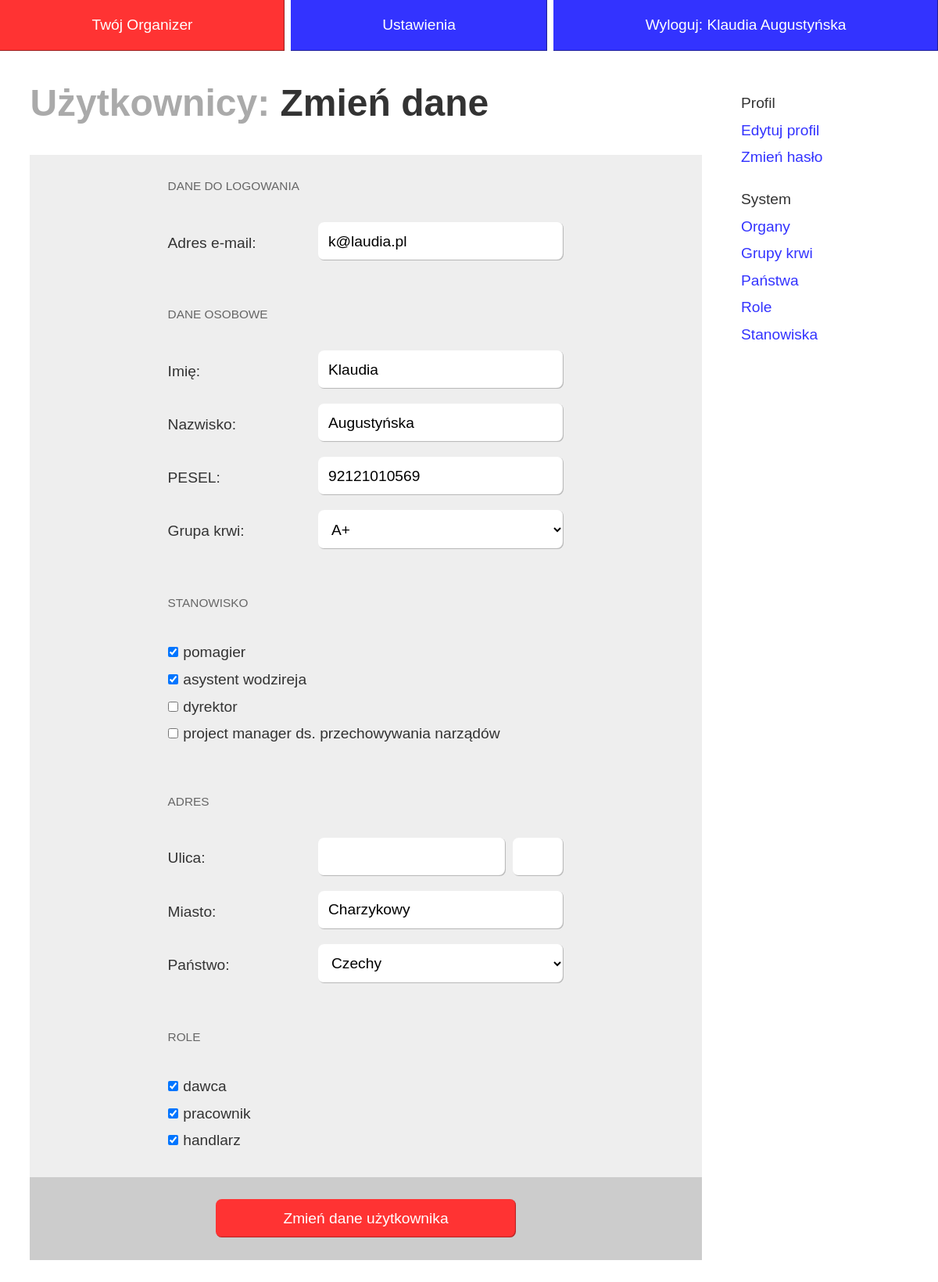
Screenshot of /index.php?id=ustawienia&set=profil (signed in) with the database file from the repository.
### tables this page shows
CREATE TABLE IF NOT EXISTS `uzytkownicy` (
  `id` int(11) NOT NULL AUTO_INCREMENT,
  `email` varchar(40) NOT NULL,
  `haslo` varchar(20) NOT NULL,
  `dane_osobowe_id` int(11) NOT NULL,
  PRIMARY KEY (`id`),
  UNIQUE KEY `email` (`email`),
  KEY `dane_osobowe_id` (`dane_osobowe_id`)
);

CREATE TABLE IF NOT EXISTS `dane_osobowe` (
  `id` int(11) NOT NULL AUTO_INCREMENT,
  `imie` varchar(100) NOT NULL,
  `nazwisko` varchar(100) NOT NULL,
  `pesel` varchar(12) DEFAULT NULL,
  `adres_id` int(11) NOT NULL,
  `grupa_id` int(11) DEFAULT NULL,
  `stanowisko_id` int(11) DEFAULT NULL,
  PRIMARY KEY (`id`),
  UNIQUE KEY `adres_id` (`adres_id`),
  UNIQUE KEY `pesel` (`pesel`),
  KEY `grupa_id` (`grupa_id`),
  KEY `stanowisko_id` (`stanowisko_id`)
);

CREATE TABLE IF NOT EXISTS `grupy_krwi` (
  `id` int(11) NOT NULL AUTO_INCREMENT,
  `grupa` varchar(4) NOT NULL,
  `rh` tinyint(1) NOT NULL,
  PRIMARY KEY (`id`)
);

CREATE TABLE IF NOT EXISTS `stanowiska` (
  `id` int(11) NOT NULL AUTO_INCREMENT,
  `nazwa` varchar(100) NOT NULL,
  `pensja` int(11) NOT NULL COMMENT 'w zł',
  PRIMARY KEY (`id`)
);

CREATE TABLE IF NOT EXISTS `adresy` (
  `id` int(11) NOT NULL AUTO_INCREMENT,
  `ulica` varchar(100) DEFAULT NULL,
  `numer` varchar(10) DEFAULT NULL,
  `miasto` varchar(50) DEFAULT NULL,
  `panstwo_id` int(11) DEFAULT NULL,
  PRIMARY KEY (`id`),
  KEY `panstwo_id` (`panstwo_id`)
);

CREATE TABLE IF NOT EXISTS `panstwa` (
  `id` int(11) NOT NULL AUTO_INCREMENT,
  `panstwo` varchar(100) NOT NULL,
  PRIMARY KEY (`id`)
);

CREATE TABLE IF NOT EXISTS `role` (
  `id` int(11) NOT NULL AUTO_INCREMENT,
  `nazwa` varchar(40) NOT NULL,
  PRIMARY KEY (`id`)
);

### pages/set/profil.php (called while the page is built)
<?php
include("pages/org/uzytkownicy-edytuj.php");
?>

### src/uzytkownicy.php (called while the page is built, shortened)
<?php
include_once("src/role.php");
class Uzytkownicy {
	static public function Get($id) {
		global $mysqli;
		$id = intval($id);
		$result = $mysqli->query("
			SELECT uzytkownicy.id, email, imie, nazwisko, pesel, miasto, numer, ulica, panstwo, panstwo_id, grupa_id, stanowisko_id
			FROM uzytkownicy
				JOIN dane_osobowe ON dane_osobowe_id = dane_osobowe.id
				JOIN adresy ON dane_osobowe.adres_id = adresy.id
				LEFT JOIN panstwa ON adresy.panstwo_id = panstwa.id
			WHERE uzytkownicy.id = $id
		") or die($mysqli->error);
		if ($result->num_rows > 0) {
			return $result->fetch_assoc();
		}
		return NULL;
	}
	static public function GetRole ($id) {
		global $mysqli;
		$id = intval($id);
		$result = $mysqli->query("
			SELECT rola_id
			FROM uzytkownicytorole
			WHERE uzytkownik_id = $id
		") or die($mysqli->error);
		if ($result->num_rows > 0) {
			$tablica  = array();
			while ($row = $result->fetch_array())
				$tablica[] = $row[0];
			return $tablica;
		}
		return NULL;
	}
	static public function GetStanowiska ($id) {
		global $mysqli;
		$id = intval($id);
		$result = $mysqli->query("
			SELECT stanowisko_id
			FROM uzytkownicytostanowiska
			WHERE uzytkownik_id = $id
		") or die($mysqli->error);
		if ($result->num_rows > 0) {
			$tablica  = array();
			while ($row = $result->fetch_array())
				$tablica[] = $row[0];
			return $tablica;
		}
		return NULL;
	}
}
?>

### src/grupy.php (called while the page is built, shortened)
<?php
class Grupy {
	static public function GetAll() {
		global $mysqli;
		$result = $mysqli->query("
			SELECT *
			FROM grupy_krwi
		");
		if ($result->num_rows > 0) {
			$tablica  = array();
			while ($row = $result->fetch_assoc())
				$tablica[] = $row;
			return $tablica;
		}
		return NULL;
	}
}
?>

### src/stanowiska.php (called while the page is built, shortened)
<?php
class Stanowiska {
	static public function GetAll() {
		global $mysqli;
		$result = $mysqli->query("
			SELECT *
			FROM stanowiska
		");
		if ($result->num_rows > 0) {
			$tablica  = array();
			while ($row = $result->fetch_assoc())
				$tablica[] = $row;
			return $tablica;
		}
		return NULL;
	}
}
?>

### src/panstwa.php (called while the page is built, shortened)
<?php
class Panstwa {
	static public function GetAll() {
		global $mysqli;
		$result = $mysqli->query("
			SELECT *
			FROM panstwa
		");
		if ($result->num_rows > 0) {
			$tablica  = array();
			while ($row = $result->fetch_assoc())
				$tablica[] = $row;
			return $tablica;
		}
		return NULL;
	}
}
?>

### src/role.php (called while the page is built, shortened)
<?php
class Role {
	static public function GetAll() {
		global $mysqli;
		$result = $mysqli->query("
			SELECT *
			FROM role
		");
		if ($result->num_rows > 0) {
			$tablica  = array();
			while ($row = $result->fetch_assoc())
				$tablica[] = $row;
			return $tablica;
		}
		return NULL;
	}
}
?>

### pages/org/uzytkownicy-edytuj.php (the view, shortened to what this page needs)
<article>
	<h1><i>Użytkownicy:</i> Zmień dane</h1>
<?php
include_once("src/uzytkownicy.php");
include_once("src/grupy.php");
include_once("src/panstwa.php");
include_once("src/role.php");
include_once("src/stanowiska.php");
if (isset($_GET['co']))
	$co = $_GET['co'];
else
	$co = $_SESSION['id'];
$b = Uzytkownicy::Get( $co );
$br = Uzytkownicy::GetRole( $co );
$bs = Uzytkownicy::GetStanowiska( $co );
?>
	<form method="post" action="" class="form">
		<fieldset>
		<legend>Dane do logowania</legend>
			<div>
				<label for="nazwa">
					Adres e-mail:
				</label>
					<input type="email" name="email" id="email" value="<?=$b['email']?>" />
			</div>
		</fieldset>
		<fieldset>
		<legend>Dane osobowe</legend>
			<div>
				<label for="imie">
					Imię:
				</label>
					<input type="text" name="imie" id="imie" value="<?=$b['imie']?>" />
			</div>
			<div>
				<label for="nazwisko">
					Nazwisko:
				</label>
					<input type="text" name="nazwisko" id="nazwisko" value="<?=$b['nazwisko']?>" />
			</div>
			<div>
				<label for="pesel">
					PESEL:
				</label>
					<input type="text" name="pesel" id="pesel" value="<?=$b['pesel']?>" />
			</div>
			<div>
				<label for="grupa">
					Grupa krwi:
				</label>
					<select name="grupa" id="grupa">
					<?php
						$grupy = Grupy::GetAll();
						foreach ($grupy as $o) {
							print '<option value="' . $o['id'] . '"';
							if ($b['grupa_id'] == $o['id']) print " selected";
							print '>' . $o['grupa'] . ($o['rh'] == 1 ? "+" : "&ndash;") . '</option>';
						}
					?>
					</select>
			</div>
		</fieldset>
		<fieldset>
		<legend>Stanowisko</legend>
		<?php
			$stanowiska = Stanowiska::GetAll();
			foreach($stanowiska as $r) {
				print '<label><input type="checkbox" name="stanowiska[]" value="' . $r['id'] .'" ';
				if ($bs != NULL && in_array($r['id'],$bs)) print "checked ";
				print '/>' . $r['nazwa'] . '</label><br/>';
			}
		?>
		</fieldset>
		<fieldset>
		<legend>Adres</legend>
			<div>
				<label for="ulica">
					Ulica:
				</label>
					<input type="text" name="ulica" id="ulica" value="<?=$b['ulica'];?>" />
					<input type="text" name="numer" id="numer"  value="<?=$b['numer'];?>" />
			</div>
			<div>
				<label for="miasto">
					Miasto:
				</label>
					<input type="text" name="miasto" id="miasto" value="<?=$b['miasto'];?>" />
			</div>
			<div>
				<label for="panstwo">
					Państwo:
				</label>
					<select name="panstwo" id="panstwo">
					<?php
						$panstwa = Panstwa::GetAll();
						foreach ($panstwa as $p) {
							print '<option value="' . $p['id'] . '"';
							if (strcmp($b['panstwo_id'], $p['id']) == 0)
								print " selected";
							print '>' . $p['panstwo'] . '</option>';
						}
					?>
					</select>
			</div>
		</fieldset>
		<fieldset>
		<legend>Role</legend>
		<?php
			$role = Role::GetAll();
			foreach($role as $r) {
				print '<label><input type="checkbox" name="role[]" value="' . $r['id'] .'" ';
				if ($br != NULL && in_array($r['id'], $br)) print "checked";
				print '/>' . $r['nazwa'] . '</label><br/>';
			}
		?>
		</fieldset>
		<div class="button">
		<input type="submit" name="edytujuzytkownika" value="Zmień dane użytkownika" />
		</div>
	</form>
</article>

### style.css (style rules this page uses)
* { margin:0; padding:0 }
html { font-family: sans-serif; font-size: 1.2em; line-height: 1.8em;color:#333;overflow-y:scroll }
#content article { display:block;padding:2em; padding-top:0 }
#content h1 { font-size: 2.5em; margin-bottom:1em }
#content h1 i { font-style:normal; color: #aaa; }
.form { border:0;background: #eee; }
.form fieldset { border:0;text-align:left;padding:1.5em;margin:auto;width:26.4em }
.form fieldset > div { margin-bottom:1em; }
.form fieldset > div:last-child { margin:0 }
.form fieldset > div::after { content:" ";display:block;clear:both }
.form input[type=text],.form select,.form input[type=email],.form input[type=password] { background:#fff; border:0; font-size: 1em; padding: .7em;width:15em;float:left;box-shadow:inset -1px -1px 1px rgba(0,0,0,.3);border-radius:.4em }
.form select { width:16.4em }
.form fieldset > div > label,.form .label { width:10em;float:left;padding-top:.5em }
.form input[type=submit] , .submit { background:#ff3333;color:#fff;border:0; font-size: 1em; padding: .7em;margin:auto;width:20em;cursor:pointer; box-shadow:inset -1px -1px 1px rgba(0,0,0,.3);border-radius:.4em }
.form input[type=checkbox] { margin-right:.5em }
.form .button { padding:1.5em;background:#ccc;text-align:center }
.form legend { color:#666;font-size:.8em;text-transform:uppercase;padding-top:1.5em }
#ulica { width:11.1em;margin-right:.5em }
#numer { width:2em }

### rows the page displays
uzytkownicy: email "k@laudia.pl", imie "Klaudia", nazwisko "Augustyńska", pesel "92121010569", miasto "Charzykowy"
dane_osobowe: grupa "A+"
stanowiska: id "☑", nazwa "pomagier"
stanowiska: id "☑", nazwa "asystent wodzireja"
stanowiska: nazwa "dyrektor"
stanowiska: nazwa "project manager ds. przechowywania narządów"
adresy: panstwo "Czechy"
role: id "☑", nazwa "dawca"
role: id "☑", nazwa "pracownik"
role: id "☑", nazwa "handlarz"

### other values shown
$_SESSION['user']->imie "Klaudia"
$_SESSION['user']->nazwisko "Augustyńska"
